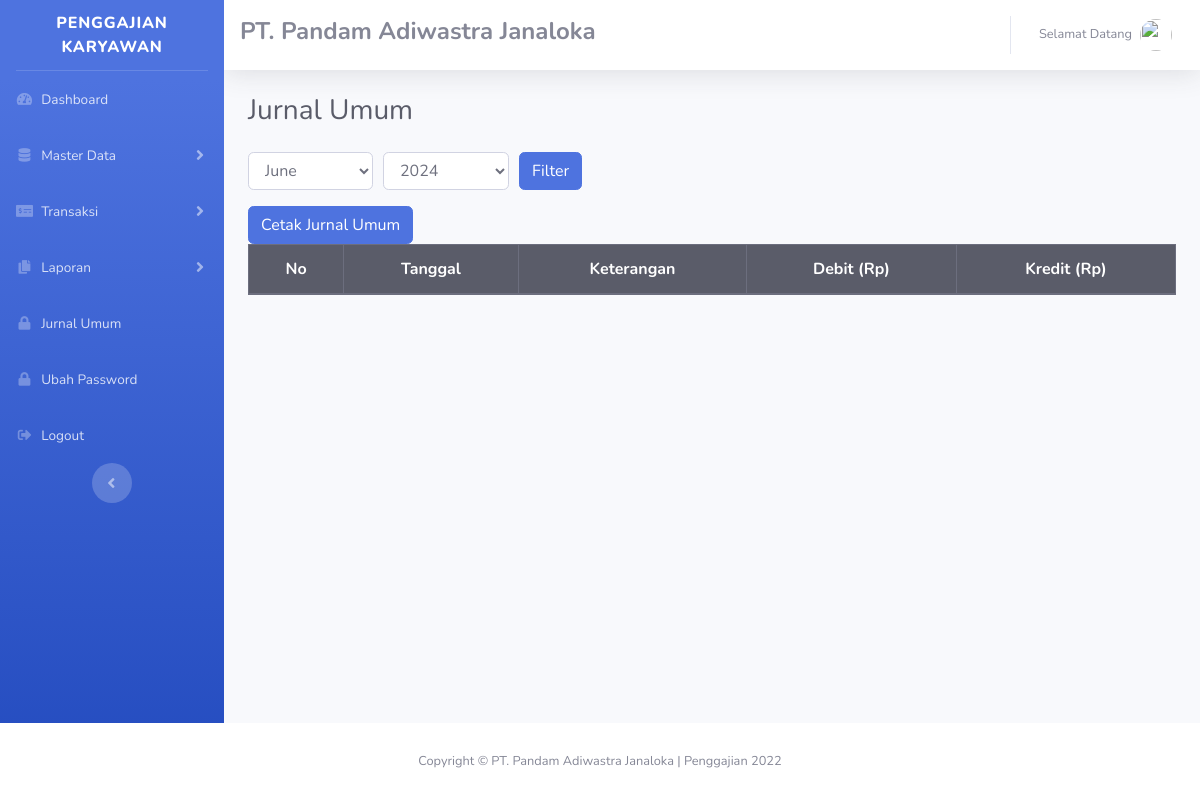
The app's page /index.php/admin/jurnal_umum, older data.
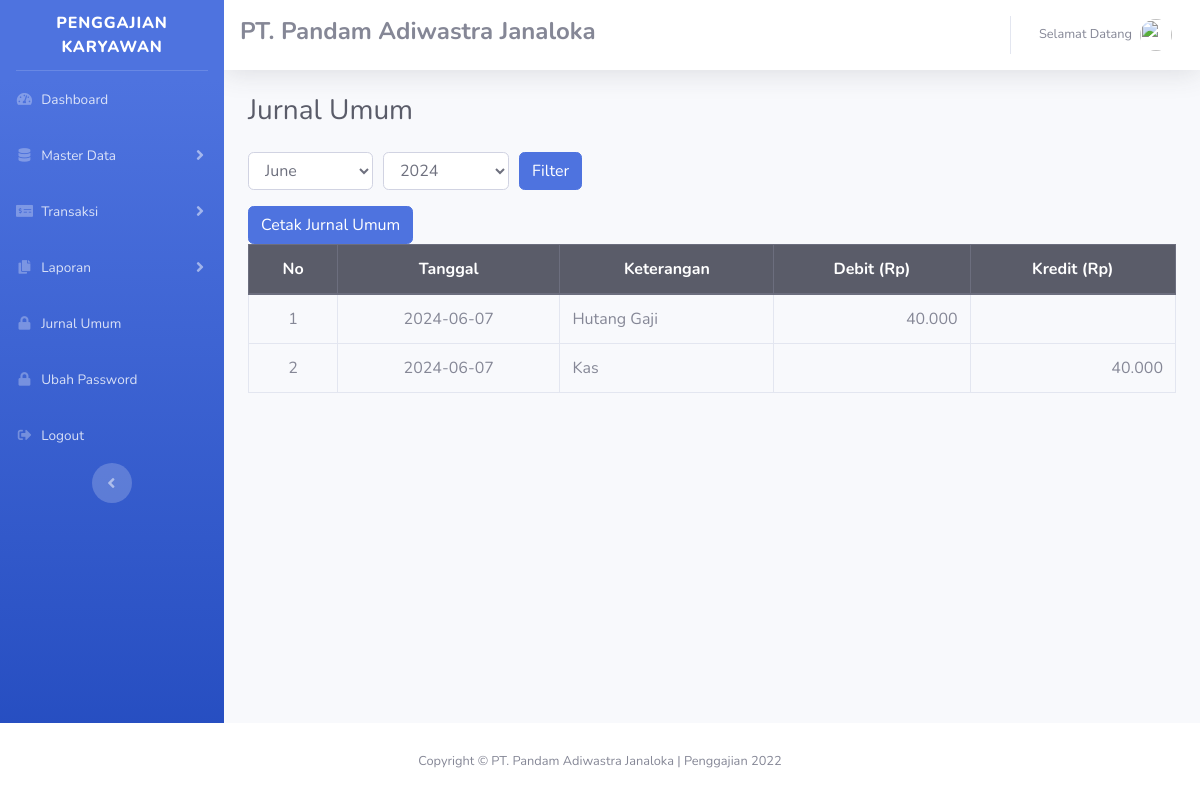
The same page, newer data.
### tables this page shows
CREATE TABLE `jurnal_umum` (
  `id_jurnal` int(11) NOT NULL,
  `tanggal` date NOT NULL,
  `keterangan` varchar(255) NOT NULL,
  `debit` decimal(15,2) NOT NULL,
  `kredit` decimal(15,2) NOT NULL,
  `no_slip_gaji` int(11) NOT NULL,
  `jenis` varchar(11) NOT NULL
);

### application/controllers/admin/jurnal_umum.php (called while the page is built, shortened)
<?php
class Jurnal_Umum extends CI_Controller {
    public function index() {
        $data['title'] = "Jurnal Umum";
        $bulan = $this->input->get('bulan');
        $tahun = $this->input->get('tahun');
        if (!$bulan) {
            $bulan = date('m');
        }
        if (!$tahun) {
            $tahun = date('Y');
        }
        $data['bulan'] = $bulan;
        $data['tahun'] = $tahun;
        $query = "SELECT * FROM jurnal_umum WHERE MONTH(tanggal) = '$bulan' AND YEAR(tanggal) = '$tahun'";
        $data['jurnal_umum'] = $this->db->query($query)->result();
        $this->load->view('template_admin/header', $data);
        $this->load->view('template_admin/sidebar');
        $this->load->view('admin/jurnal_umum', $data);
        $this->load->view('template_admin/footer');
    }
}
?>

### index.php (called while the page is built, shortened)
<?php
require_once BASEPATH.'core/CodeIgniter.php';

### application/views/admin/jurnal_umum.php (the view, shortened to what this page needs)
<div class="container-fluid">
    <h1 class="h3 mb-4 text-gray-800"><?php echo $title; ?></h1>
    <form method="get" action="<?php echo base_url('admin/jurnal_umum'); ?>">
        <div class="form-row align-items-center mb-3">
            <div class="col-auto">
                <select class="form-control" id="bulan" name="bulan">
                    <?php for ($i = 1; $i <= 12; $i++) : ?>
                        <option value="<?php echo sprintf('%02d', $i); ?>" <?php echo ($bulan == sprintf('%02d', $i)) ? 'selected' : ''; ?>>
                            <?php echo DateTime::createFromFormat('!m', $i)->format('F'); ?>
                        </option>
                    <?php endfor; ?>
                </select>
            </div>
            <div class="col-auto">
                <select class="form-control" id="tahun" name="tahun">
                    <?php for ($i = date('Y'); $i >= 2010; $i--) : ?>
                        <option value="<?php echo $i; ?>" <?php echo ($tahun == $i) ? 'selected' : ''; ?>><?php echo $i; ?>
                        </option>
                    <?php endfor; ?>
                </select>
            </div>
            <div class="col-auto">
                <button type="submit" class="btn btn-primary">Filter</button>
            </div>
        </div>
    </form>
    <a href="<?php echo base_url('admin/jurnal_umum/cetak'); ?>" class="btn btn-primary">Cetak Jurnal Umum</a>
    <table class="table table-bordered" id="dataTable" width="100%" cellspacing="0">
        <thead class="thead-dark">
            <tr>
                <th class="text-center">No</th>
                <th class="text-center">Tanggal</th>
                <th class="text-center">Keterangan</th>
                <th class="text-center">Debit (Rp)</th>
                <th class="text-center">Kredit (Rp)</th>
            </tr>
        </thead>
        <tbody>
            <?php $no = 1; foreach ($jurnal_umum as $ju) : ?>
                <tr>
                    <td class="text-center"><?php echo $no++; ?></td>
                    <td class="text-center"><?php echo $ju->tanggal; ?></td>
                    <td><?php echo $ju->keterangan; ?></td>
                    <td class="text-right"><?php echo ($ju->jenis == 'Debit') ? number_format($ju->debit, 0, ',', '.') : ''; ?></td>
                    <td class="text-right"><?php echo ($ju->jenis == 'Kredit') ? number_format($ju->kredit, 0, ',', '.') : ''; ?></td>
                </tr>
            <?php endforeach; ?>
        </tbody>
    </table>
</div>

Row changes from the older to the newer data that the page shows:
added jurnal_umum: tanggal "2024-06-07", keterangan "Hutang Gaji", debit "40.000"
added jurnal_umum: tanggal "2024-06-07", keterangan "Kas", kredit "40.000"
